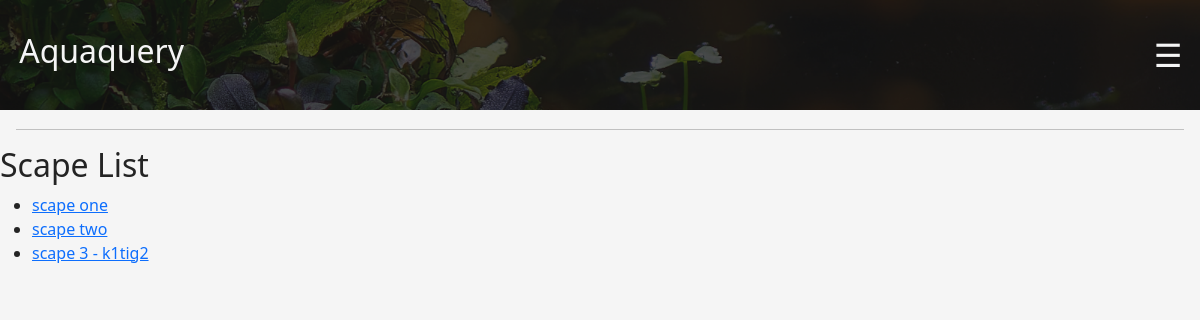
The app's page /catalog/scape/, older data.
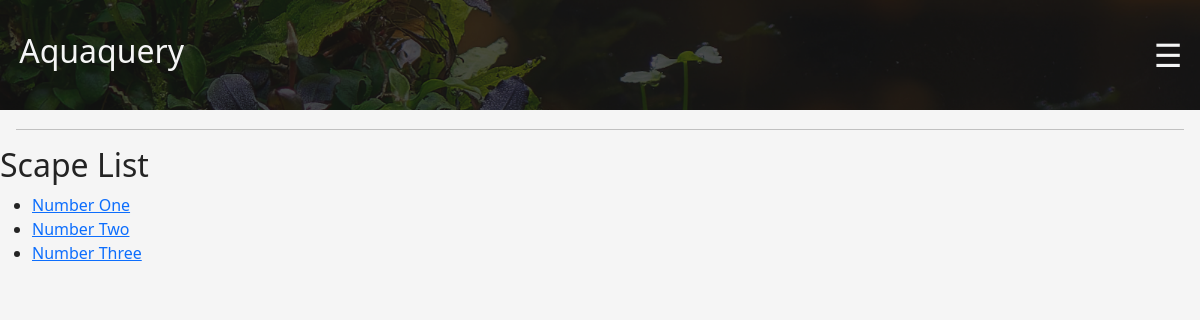
The same page, newer data.
### catalog/models.py (models this page shows, shortened)
class Scape(models.Model):
    scape_name = models.CharField(max_length=100)
    owner = models.ForeignKey(Profile, on_delete=models.CASCADE, related_name = "owner_name")
    size = models.ForeignKey(TankSize, on_delete=models.CASCADE)
    volume = models.ForeignKey(TankVolume, on_delete=models.CASCADE)
    filtration = models.ForeignKey(TankFilter, on_delete=models.CASCADE)
    lighting = models.ForeignKey(TankLight, on_delete=models.CASCADE)
    co2 = models.ForeignKey(TankCo2, on_delete=models.CASCADE)
    soil = models.ForeignKey(TankSoil, on_delete=models.CASCADE)
    hardscape = models.ManyToManyField(TankHardscape, blank = True)
    fish = models.ManyToManyField(Fish, blank = True)
    invertebrate = models.ManyToManyField(Invertebrate, blank = True)
    plants = models.ManyToManyField(Plant, blank = True)

### catalog/views.py (the view)
# urls.py: path("catalog/scape/", ScapeListView.as_view(), name="list_scape"),
class ScapeListView(ListView):
    model = Scape
    template_name= "list_scape.html"

### catalog/templates/list_scape.html (shortened to what this page needs)
{% extends 'base_generic.html' %}
{% load crispy_forms_tags %}
    {% block content %}
        <h1>Scape List</h1>
        <ul>
            {% for i in scape_list %} <li> <a href="{% url 'scape_view' i.pk %}">{{i.scape_name}}</a></li>  {% endfor %}
        </ul>
    {% endblock %}

### catalog/templates/base_generic.html (shortened to what this page needs)
{% load static %}
<html lang="en">
<head>
    <link href="https://cdn.jsdelivr.net/npm/bootstrap@5.3.2/dist/css/bootstrap.min.css" rel="stylesheet">
    <link href="https://cdn.jsdelivr.net/npm/select2@4.1.0-rc.0/dist/css/select2.min.css" rel="stylesheet" />
    <link rel="stylesheet" href="{% static 'catalog/home.css' %}">
</head>
<body>
    <header>
        <a href="{% url 'home' %}"><h1 class="aquaquery">Aquaquery</h1></a>
        <button class="hamburger" onclick="myFunction()" >☰</button>
    </header>
    <div style="width: auto; margin: 0rem 1rem">
        <hr>
    </div>
        {% block content %}
        {% endblock %}
</body>
</html>

### catalog/static/catalog/home.css (style rules this page uses)
:root { --light-color: #F5f5f5; --primary-color: #242424; --secondary-color: #4e4d4d; --highlight-color: #2cacb5; --alt-highlight-color: #48943c; }
body { background-color: var(--light-color); color: var(--primary-color); }
h1 { color: var(--primary-color); font-size: 2rem; }
header { display: flex; justify-content: space-between; align-items: center; padding: 1rem 0; background-image: url(/static/media/buce_banner.png); background-size: cover; border-bottom: 3px solid; border-color: var(--light-color); }
header a { padding: 1rem 1.2rem; text-decoration: none; color: var(--alt-highlight-color); }
.aquaquery { color: var(--light-color); }
.hamburger { border: none; background: none; font-size: 2rem; color: var(--light-color); padding: .2rem .7rem ; margin-right: .4rem; }

Row changes from the older to the newer data that the page shows:
changed Scape: scape_name "scape one" → "Number One"
changed Scape: scape_name "scape two" → "Number Two"
changed Scape: scape_name "scape 3 - k1tig2" → "Number Three"
